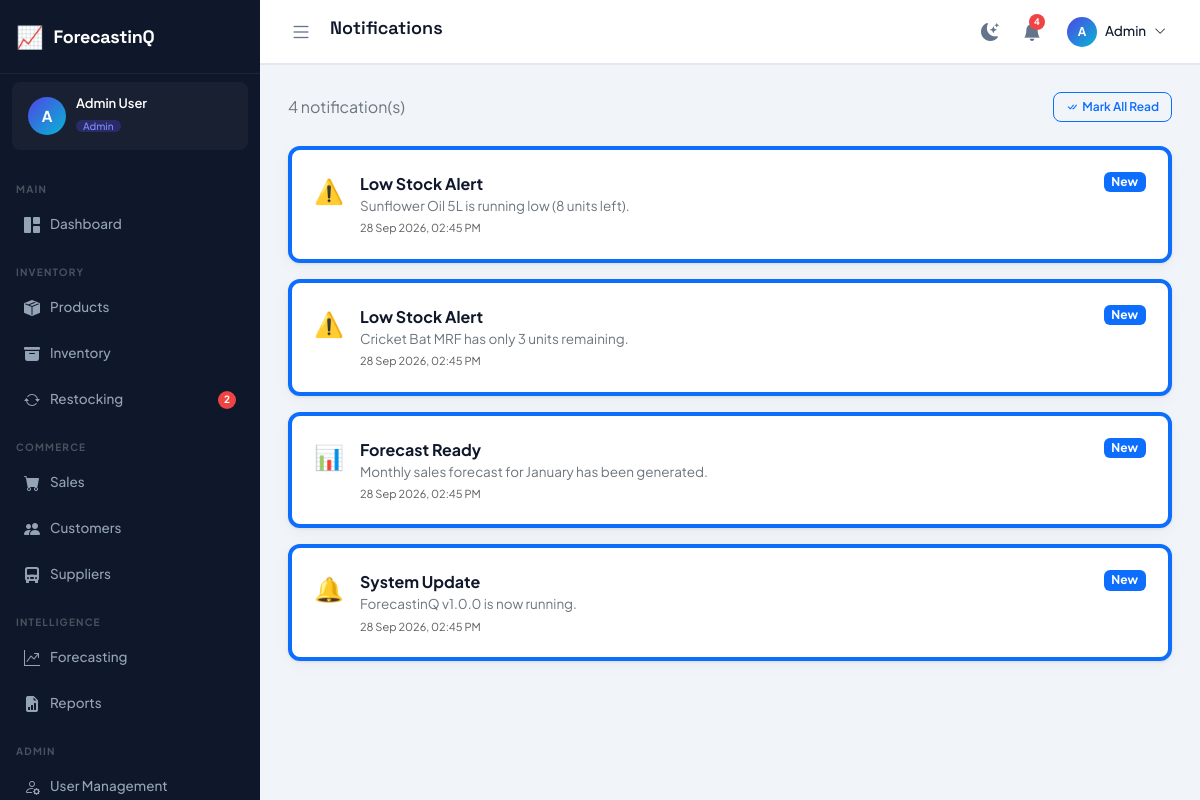
Screenshot of /notifications/ (signed in) with the database file from the repository.
### tables this page shows
CREATE TABLE notifications (
    id INTEGER PRIMARY KEY AUTOINCREMENT,
    user_id INTEGER,
    type VARCHAR(20) NOT NULL CHECK(type IN ('low_stock','out_of_stock','forecast','sales_target','system')),
    title VARCHAR(200) NOT NULL,
    message TEXT,
    is_read INTEGER DEFAULT 0,
    created_at TIMESTAMP DEFAULT CURRENT_TIMESTAMP,
    FOREIGN KEY (user_id) REFERENCES users(id) ON DELETE CASCADE
);

### blueprints/notifications.py (the view)
@bp.route("/")
@login_required
def index():
    user = get_current_user()
    if request.args.get("mark_all"):
        dbQuery("UPDATE notifications SET is_read=1 WHERE user_id=?", (user["id"],))
        return redirect(url_for("notifications.index"))
    notifications = dbFetchAll(
        "SELECT * FROM notifications WHERE user_id=? ORDER BY created_at DESC", (user["id"],)
    )
    icon_map = {"low_stock": "⚠️", "out_of_stock": "🚨", "forecast": "📊", "sales_target": "🎯", "system": "🔔"}
    for n in notifications:
        n["icon"] = icon_map.get(n["type"], "🔔")
    return render_template(
        "notifications/index.html",
        page_title="Notifications", active_menu="notifications",
        notifications_list=notifications,
    )

### db.py (called while the page is built)
def get_db():
    if "db" not in g:
        g.db = sqlite3.connect(current_app.config["DATABASE_PATH"])
        g.db.row_factory = sqlite3.Row
        g.db.execute("PRAGMA foreign_keys = ON")
    return g.db

def _row_to_dict(row):
    return dict(row) if row is not None else None

def dbFetchAll(sql, params=()):
    cur = get_db().execute(sql, params)
    return [dict(r) for r in cur.fetchall()]

def dbFetchOne(sql, params=()):
    cur = get_db().execute(sql, params)
    row = cur.fetchone()
    return _row_to_dict(row)

### utils.py (called while the page is built)
def is_logged_in() -> bool:
    return bool(session.get("user_id"))

def get_current_user() -> dict:
    return {
        "id": session.get("user_id", 0),
        "name": session.get("user_name", ""),
        "email": session.get("user_email", ""),
        "role": session.get("user_role", ""),
        "username": session.get("username", ""),
    }

def login_required(view):
    @wraps(view)
    def wrapped(*args, **kwargs):
        if not is_logged_in():
            return redirect(url_for("auth.login"))
        return view(*args, **kwargs)
    return wrapped

def format_datetime(value) -> str:
    if not value:
        return ""
    dt = _to_datetime(value)
    return dt.strftime("%d %b %Y, %I:%M %p") if dt else str(value)

def _to_datetime(value):
    if isinstance(value, (datetime, date)):
        return value
    if not isinstance(value, str):
        return None
    for fmt in ("%Y-%m-%d %H:%M:%S", "%Y-%m-%d", "%Y-%m-%dT%H:%M:%S"):
        try:
            return datetime.strptime(value, fmt)
        except ValueError:
            continue
    return None

def get_unread_notifications():
    user = get_current_user()
    return dbFetchAll(
        "SELECT * FROM notifications WHERE user_id = ? AND is_read = 0 ORDER BY created_at DESC LIMIT 10",
        (user["id"],),
    )

def get_notification_count() -> int:
    user = get_current_user()
    row = dbFetchOne(
        "SELECT COUNT(*) AS cnt FROM notifications WHERE user_id = ? AND is_read = 0",
        (user["id"],),
    )
    return int(row["cnt"]) if row else 0

def get_low_stock_count() -> int:
    row = dbFetchOne(
        "SELECT COUNT(*) AS cnt FROM products WHERE stock_quantity <= min_stock_level AND status='active'"
    )
    return int(row["cnt"]) if row else 0

### templates/notifications/index.html
{% extends "base.html" %}
{% block content %}
<div class="d-flex align-items-center justify-content-between mb-4">
    <span class="text-secondary">{{ notifications_list|length }} notification(s)</span>
    <a href="?mark_all=1" class="btn btn-sm btn-outline-primary"><i class="bi bi-check-all me-1"></i>Mark All Read</a>
</div>
<div class="d-flex flex-column gap-3">
{% if not notifications_list %}
    <div class="empty-state"><i class="bi bi-bell-slash"></i><p>No notifications yet.</p></div>
{% else %}
{% for n in notifications_list %}
    <div class="stat-card {{ '' if n.is_read else 'border-start border-4 border-primary' }}" style="--card-color:transparent;">
        <div class="d-flex align-items-start gap-3">
            <span style="font-size:24px;">{{ n.icon }}</span>
            <div class="flex-grow-1">
                <div class="fw-700">{{ n.title }}</div>
                <div class="text-secondary" style="font-size:13.5px;">{{ n.message }}</div>
                <div class="text-muted" style="font-size:11px;margin-top:4px;">{{ fmt_datetime(n.created_at) }}</div>
            </div>
            {% if not n.is_read %}
            <span class="badge bg-primary" style="height:fit-content;">New</span>
            {% endif %}
        </div>
    </div>
{% endfor %}
{% endif %}
</div>
{% endblock %}

### static/css/app.css (style rules this page uses)
:root { --primary: #4f46e5; --primary-dark: #3730a3; --primary-light: #818cf8; --accent: #06b6d4; --success: #10b981; --warning: #f59e0b; --danger: #ef4444; --info: #3b82f6; --bg: #f1f5f9; --surface: #ffffff; --surface-2: #f8fafc; --border: #e2e8f0; --border-light: #f1f5f9; --text-primary: #0f172a; --text-secondary:#64748b; --text-muted: #94a3b8; --sidebar-bg: #0f172a; --sidebar-text: #94a3b8; --sidebar-active:#4f46e5; --sidebar-hover: rgba(255,255,255,0.07); --sidebar-width: 260px; --topbar-bg: #ffffff; --topbar-height: 64px; --radius: 12px; --radius-sm: 8px; --radius-lg: 16px; --shadow: 0 1px 3px rgba(0,0,0,0.08), 0 4px 16px rgba(0,0,0,0.04); --shadow-md: 0 4px 24px rgba(0,0,0,0.10); --font-main: 'Plus Jakarta Sans', sans-serif; --font-head: 'Space Grotesk', sans-serif; --transition: 0.22s cubic-bezier(0.4,0,0.2,1); }
*, *::before, *::after { box-sizing: border-box; margin: 0; padding: 0; }
html { scroll-behavior: smooth; }
body { font-family: var(--font-main); background: var(--bg); color: var(--text-primary); display: flex; min-height: 100vh; overflow-x: hidden; transition: background var(--transition), color var(--transition); }
.stat-card { background: var(--surface); border: 1px solid var(--border); border-radius: var(--radius); padding: 22px; box-shadow: var(--shadow); transition: transform var(--transition), box-shadow var(--transition); position: relative; overflow: hidden; }
.stat-card::after { content: ''; position: absolute; top: 0; left: 0; right: 0; height: 3px; background: var(--card-color, var(--primary)); }
.btn { border-radius: var(--radius-sm); font-weight: 600; font-family: var(--font-main); font-size: 13.5px; transition: all var(--transition); }
.btn-sm { font-size: 12px; padding: 5px 12px; }
.fw-700 { font-weight: 700; }

### rows the page displays
notifications: icon "⚠️", title "Low Stock Alert", message "Sunflower Oil 5L is running low (8 units left).", created_at "28 Sep 2026, 02:45 PM", is_read "New"
notifications: icon "⚠️", title "Low Stock Alert", message "Cricket Bat MRF has only 3 units remaining.", created_at "28 Sep 2026, 02:45 PM", is_read "New"
notifications: icon "📊", title "Forecast Ready", message "Monthly sales forecast for January has been generated.", created_at "28 Sep 2026, 02:45 PM", is_read "New"
notifications: icon "🔔", title "System Update", message "ForecastinQ v1.0.0 is now running.", created_at "28 Sep 2026, 02:45 PM", is_read "New"

### other values shown
{{ app_name }} "ForecastinQ"
{{ (current_user.name or '?')[0]|upper }} "A"
{{ current_user.name }} "Admin User"
{{ current_user.role|capitalize }} "Admin"
{{ low_stock_count }} "2"
{{ page_title|default('Dashboard') }} "Notifications"
{{ notif_count }} "4"
{{ current_user.name.split(' ')[0] if current_user.name else '' }} "Admin"
{{ notifications_list|length }} "4"
